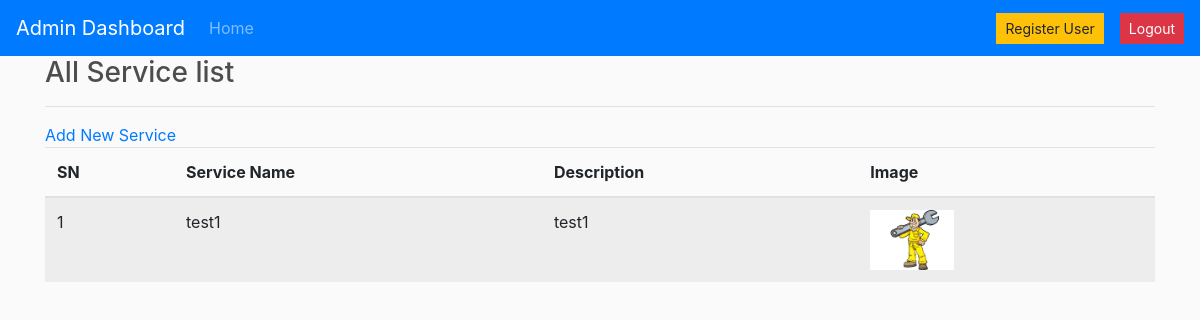
The page /admin-dashboard/view-service (signed in) on the database as committed earlier.
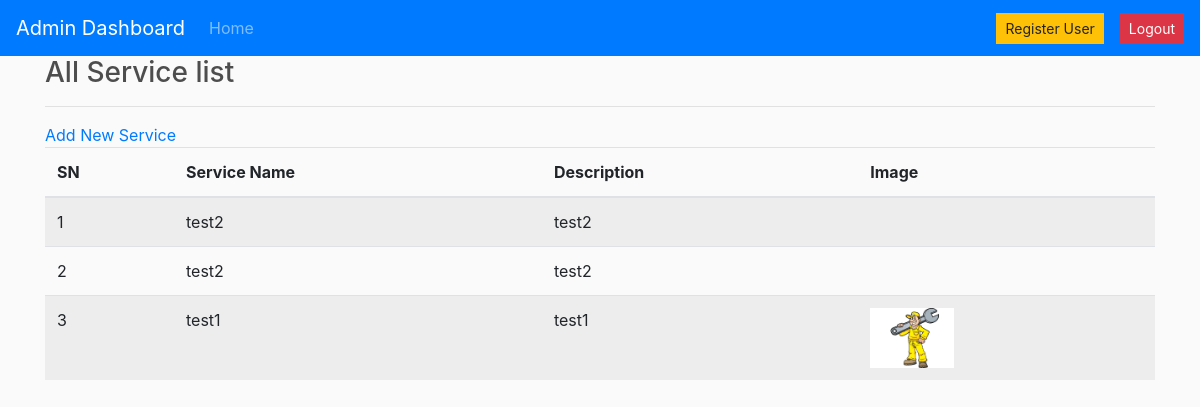
The same page on the database as committed later.
### service/models.py (models this page shows, shortened)
class Service(models.Model):
    name = models.CharField(max_length=200, null=True)
    slug = models.SlugField(max_length=255, null=True)
    description = models.CharField(max_length=2000, null=True)
    image = models.ImageField(null=True, blank=True)

### admins/views.py (the view)
# urls.py: path('view-service', views.AdminServiceListView.as_view(), name="view_service"),
@method_decorator(admin_only , name='dispatch')
class AdminServiceListView(ListView):
    template_name = "admins/adminservicelist.html"
    queryset = Service.objects.all().order_by("-id")
    context_object_name = "allservice"

### accounts/auth.py (called while the page is built)
def admin_only(view_function):
    def wrapper_function(request, *args, **kwargs):
        if request.user.is_staff:
            return view_function(request, *args, **kwargs)
        else:
            return redirect('service')
    return wrapper_function

### admins/templates/admins/adminservicelist.html (shortened to what this page needs)
{% extends 'admins/layout-admin.html' %}
{% load static %}
{% block content %}
<div class="container">
    <div class="row">
        <div class="col-md-12">
            <h3>All Service list</h3><hr>
            <a href="{% url 'create_service' %}">Add New Service</a>
            <table class="table table-striped">
                <thead>
                    <tr>
                        <th>SN</th>
                        <th>Service Name</th>
                        <th>Description</th>
                        <th>Image</th>
                    </tr>
                </thead>
                <tbody>
                    {% for i in allservice %}
                    <tr>
                        <td>{{forloop.counter}}</td>
                        <td>{{i.name}}</td>
                        <td>{{i.description}}</td>
                        <td><img src="{{i.image.url}}" style="height: 60px;" alt=""></td>
                    </tr>
                    {% endfor %}
                </tbody>
            </table>
        </div>
    </div>
</div>
{% endblock %}

### admins/templates/admins/layout-admin.html (shortened to what this page needs)
<!DOCTYPE html>
{% load static %}
<html lang="en">
<head>
    <link rel="stylesheet" href="https://cdn.jsdelivr.net/npm/bootstrap@4.6.0/dist/css/bootstrap.min.css">
    <link rel="stylesheet" type="text/css" href="{% static 'css/style.css' %}"/>
    <link rel="stylesheet" href="https://pro.fontawesome.com/releases/v5.10.0/css/all.css"/>
</head>
<body>
{% include 'admins/navbar-admin.html' %}
<div class="main">
    {% block content %}
    {% endblock %}
</div>
</body>
</html>

### admins/templates/admins/navbar-admin.html (shortened to what this page needs)
<nav class="navbar navbar-expand-lg navbar-dark bg-primary d-flex">
    <a class="navbar-brand" href="#">Admin Dashboard</a>
    <div class="collapse navbar-collapse d-flex align-items-center justify-content-between" id="navbarNav">
        <ul class="navbar-nav">
            <li class="nav-item {{activate_product}}">
                <a class="nav-link" href="/admin-dashboard">Home<span class="sr-only">Home(current)</span></a>
            </li>
        </ul>
        <ul class="navbar-nav">
            <li class="nav-item">
                <a class="btn btn-warning btn-sm mx-2" href="/admin-dashboard/register-user">Register User</a>
            </li>
            <li class="nav-item">
                <a class="btn btn-danger btn-sm mx-2 d-flex mr-auto" href="{% url 'logout' %}">Logout</a>
            </li>
        </ul>
    </div>
</nav>

### static/css/style.css (style rules this page uses)
body { background-color: hsl(0, 0%, 98%); }
h1,h2,h3,h4,h5,h6 { color:hsl(0, 0%, 30%); }
.btn { border-radius: 0; }

Rows that differ between the two databases and show on the page:
added Service: name "test2", description "test2"
added Service: name "test2", description "test2"
